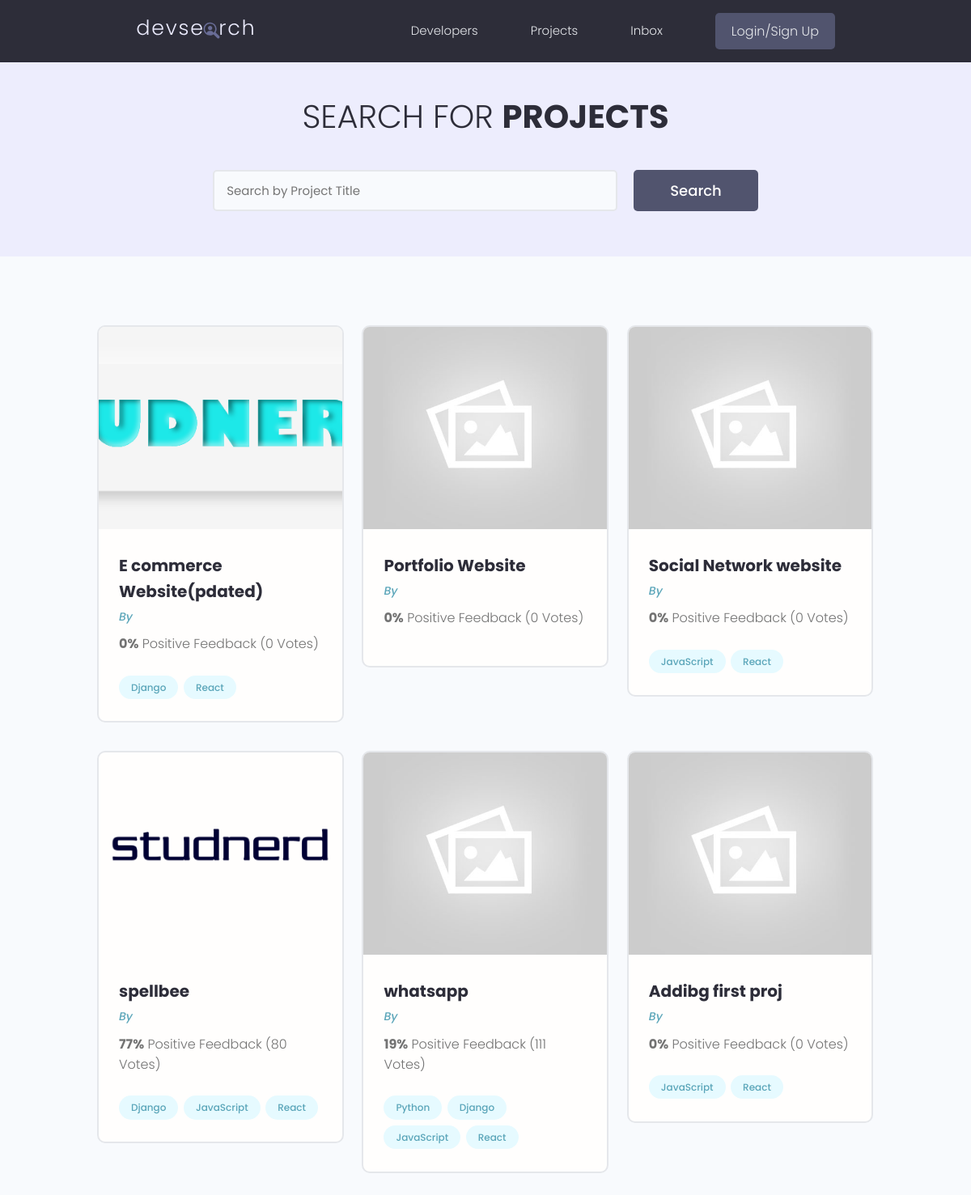
The page /projects/ on the database as committed earlier.
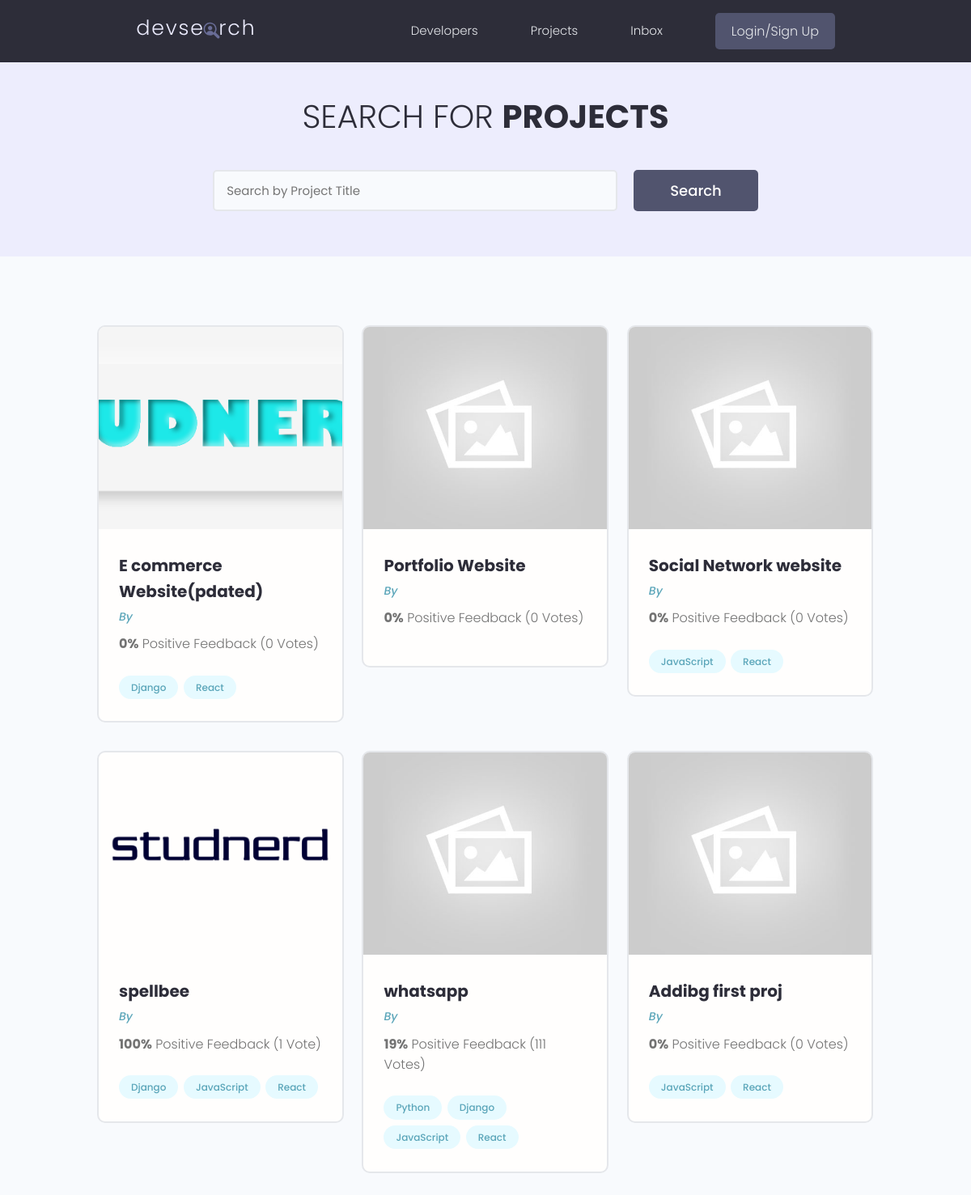
The same page on the database as committed later.
### projects/models.py (models this page shows, shortened)
class Project(models.Model):
    owner = models.ForeignKey(
        Profile, null=True, blank=True, on_delete=models.SET_NULL)
    title = models.CharField(max_length=200)
    description = models.TextField(null=True, blank=True)
    featured_image = models.ImageField(
        null=True, blank=True, default="default.jpg")
    demo_link = models.CharField(max_length=2000, null=True, blank=True)
    source_link = models.CharField(max_length=2000, null=True, blank=True)
    tags = models.ManyToManyField('Tag', blank=True)
    vote_total = models.IntegerField(default=0, null=True, blank=True)
    vote_ratio = models.IntegerField(default=0, null=True, blank=True)
    created = models.DateTimeField(auto_now_add=True)
    id = models.UUIDField(default=uuid.uuid4, unique=True,
                          primary_key=True, editable=False)

### projects/views.py (the view)
# urls.py: path('projects/', include('projects.urls')),
def projects(request):
    projectsObj = Project.objects.all()
    return render(request, 'projects/projects.html', {'projectsObj': projectsObj})

### projects/models.py (called while the page is built)
    def __str__(self):
        return self.name

### projects/templates/projects/projects.html (shortened to what this page needs)
{% extends 'main.html' %}
{% block content %}
<main class="projects">
    <section class="hero-section text-center">
      <div class="container container--narrow">
        <div class="hero-section__box">
          <h2>Search for <span>Projects</span></h2>
        </div>
        <div class="hero-section__search">
          <form class="form" action="#" method="get">
            <div class="form__field">
              <input class="input input--text" id="formInput#search" type="text" name="text"
                placeholder="Search by Project Title" />
            </div>
            <input class="btn btn--sub btn--lg" type="submit" value="Search" />
          </form>
        </div>
      </div>
    </section>
    <section class="projectsList">
      <div class="container">
        <div class="grid grid--three">
        {% for project in projectsObj %}
          <div class="column">
            <div class="card project">
              <a href="{% url 'project' project.id %}" class="project">
                <img class="project__thumbnail" src="{{project.featured_image.url}}" alt="project thumbnail" />
                <div class="card__body">
                  <h3 class="project__title">{{project.title}}</h3>
                  <p><a class="project__author" href="{% url 'project' project.id %}">By {{project.owner.name}}</a></p>
                  <p class="project--rating">
                    <span style="font-weight: bold;">{{project.vote_ratio}}%</span> Positive
                    Feedback ({{project.vote_total}} Vote{{project.vote_total|pluralize:"s"}})
                  </p>
                  <div class="project__tags">
                    {% for tag in project.tags.all %}
                    <span class="tag tag--pill tag--main">
                      <small>{{tag}}</small>
                    </span>
                    {% endfor %}
                  </div>
                </div>
              </a>
            </div>
          </div>
          {% endfor %}
        </div>
      </div>
    </section>
  </main>
{% endblock content %}

Rows that differ between the two databases and show on the page:
changed Project "spellbee": vote_ratio "77" → "100"; vote_total "80" → "1"
